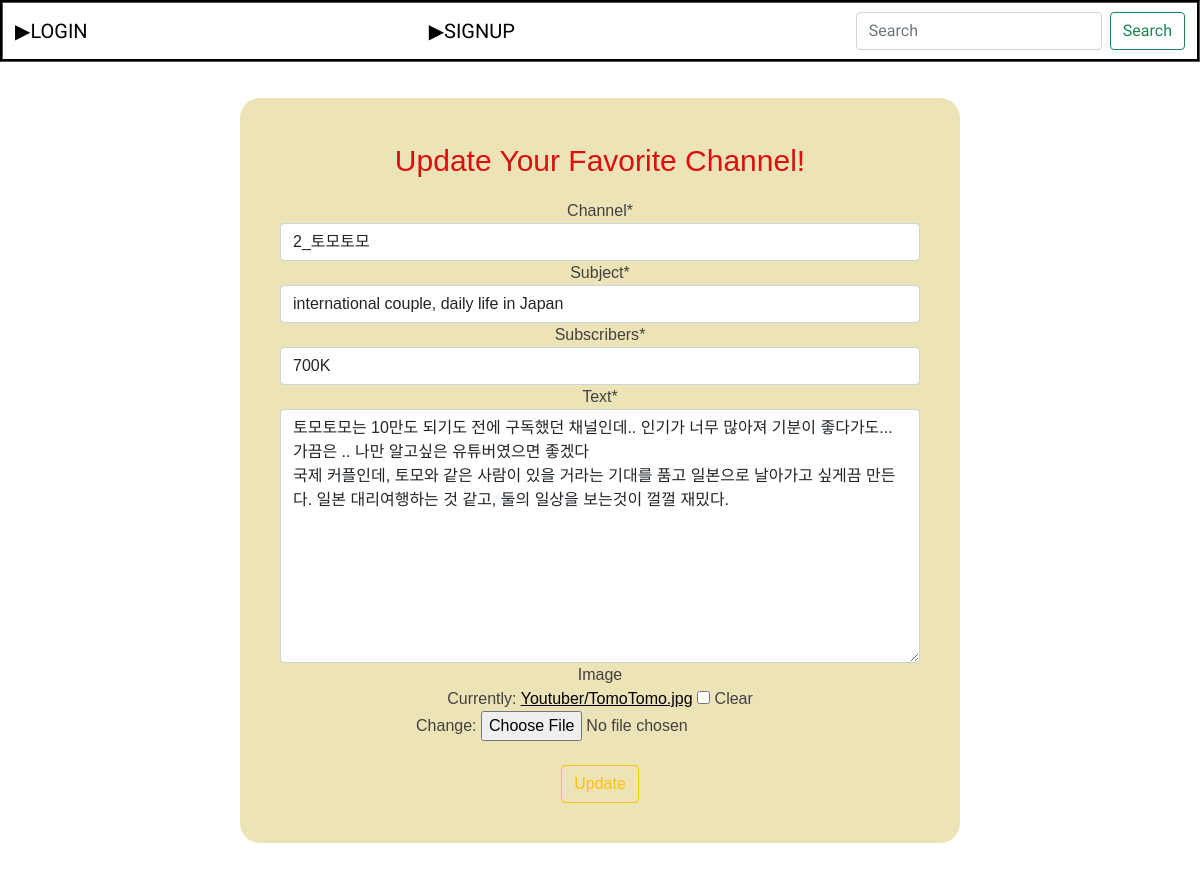
Screenshot of /favorite/edit/4 with the database file from the repository.
### favorite/models.py (models this page shows, shortened)
class introduce_channel(models.Model):
    channel = models.CharField(max_length=100) #유튜브채널
    subject = models.CharField(max_length = 100) #영상주제
    subscribers = models.CharField(max_length = 50) #구독자수
    text = models.TextField() #추천이유
    date = models.DateTimeField() #날짜
    image = models.ImageField(upload_to = "Youtuber/", blank = True, null = True)
    image_thumbnail = ImageSpecField(source='image', processors=[ResizeToFill(200,200)],
                                           options={'quality': 100})

### favorite/views.py (the view)
# urls.py: path('edit/<str:id>', edit, name="edit"),
def edit(request,id):
    update_blog = get_object_or_404(introduce_channel, pk = id)
    if request.method == 'POST': #update #글을 수정하고 수정버튼을 눌렀을 때
        form = YoutubeChannelForm(request.POST, request.FILES, instance = update_blog)
        if form.is_valid():
            update_blog = form.save(commit = False)
            update_blog.date = timezone.now()
            update_blog.save()
            return redirect('/favorite/detail/' + str(id))#글이 저장되었으면 detail페이지
        return redirect('home') #가져온정보가 유효하지 않을 때 home으로 가게
    else: #Get방식
        form = YoutubeChannelForm(instance = update_blog)
        return render(request, 'edit.html', {'form' : form})

### favorite/forms.py
class YoutubeChannelForm(forms.ModelForm):
    class Meta:
        model = introduce_channel
        fields = ['channel', 'subject', 'subscribers', 'text',  'image']

### favorite/templates/edit.html (shortened to what this page needs)
{% extends 'base.html' %}
{% load crispy_forms_tags %}
{% block content %}
<div class="text">
    <div class="title">
        <p>Update Your Favorite Channel!</p>
    </div>
    <form method="post" enctype="multipart/form-data">
        {{ form | crispy }}
        <br>
        <button type="submit" class="btn btn-outline-warning">Update</button>
    </form>
</div>
{% endblock %}

### Youtuber/templates/base.html (style rules this page uses)
body { text-align: center; background-color: rgb(255, 255, 255); }
a { color: black; }

### favorite/templates/edit.html (style rules this page uses)
.text { border-radius: 20px; font-family: 'Alfa Slab One', 'Noto Sans KR', cursive, sans-serif; position: relative; margin: 3% 20%; z-index: 2; padding: 40px; background-color: rgb(236, 228, 182); color: rgb(65, 65, 65); }
.title { font-size: 30px; color: rgb(218, 15, 15); }

### rows the page displays
introduce_channel: channel "2_토모토모", subject "international couple, daily life in Japan", subscribers "700K", text "토모토모는 10만도 되기도 전에 구독했던 채널인데.. 인기가 너무 많아져 기분이 좋다가도...가끔은 .. 나만 알고싶은 유튜버였으면 좋겠다 국제 커플인데, 토모와 같은 사람이 있을 거라는 기대를 품고 일본으로 날아가고 싶게끔 만든다. 일본 대리여행하는 것 같고, 둘의 일상을 보는것이 껄껄 재밌다."
